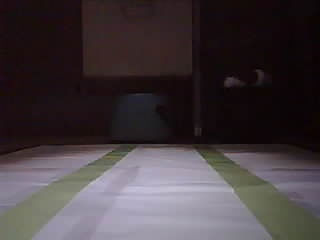
#> input picture img_reg_lurus.jpg, 320 x 240 px
$ python line_detection_1.py
#> lines starting #> are read from the running program, lines starting #| are printed output that depends on the picture; after the words box and inside, x2 and y2 are one past the last pixel; in counts of white or black regions, pixels touching at a corner belong together
### utils.py
import cv2
import numpy as np

## TO STACK ALL THE IMAGES IN ONE WINDOW
def stackImages(imgArray,scale,lables=[]):
    rows = len(imgArray)
    cols = len(imgArray[0])
    rowsAvailable = isinstance(imgArray[0], list)
    width = imgArray[0][0].shape[1]
    height = imgArray[0][0].shape[0]
    if rowsAvailable:
        for x in range ( 0, rows):
            for y in range(0, cols):
                imgArray[x][y] = cv2.resize(imgArray[x][y], (0, 0), None, scale, scale)
                if len(imgArray[x][y].shape) == 2: imgArray[x][y]= cv2.cvtColor( imgArray[x][y], cv2.COLOR_GRAY2BGR)
        imageBlank = np.zeros((height, width, 3), np.uint8)
        hor = [imageBlank]*rows
        hor_con = [imageBlank]*rows
        for x in range(0, rows):
            hor[x] = np.hstack(imgArray[x])
            hor_con[x] = np.concatenate(imgArray[x])
        ver = np.vstack(hor)
        ver_con = np.concatenate(hor)
    else:
        for x in range(0, rows):
            imgArray[x] = cv2.resize(imgArray[x], (0, 0), None, scale, scale)
            if len(imgArray[x].shape) == 2: imgArray[x] = cv2.cvtColor(imgArray[x], cv2.COLOR_GRAY2BGR)
        hor= np.hstack(imgArray)
        hor_con= np.concatenate(imgArray)
        ver = hor
    if len(lables) != 0:
        eachImgWidth= int(ver.shape[1] / cols)
        eachImgHeight = int(ver.shape[0] / rows)
        print(eachImgHeight)
        for d in range(0, rows):
            for c in range (0,cols):
                cv2.rectangle(ver,(c*eachImgWidth,eachImgHeight*d),(c*eachImgWidth+len(lables[d][c])*13+27,30+eachImgHeight*d),(255,255,255),cv2.FILLED)
                cv2.putText(ver,lables[d][c],(eachImgWidth*c+10,eachImgHeight*d+20),cv2.FONT_HERSHEY_COMPLEX,0.7,(255,0,255),2)
    return ver

# [36 lines left out: functions reorder, biggestContour, drawRectangle, not called in this run]

def nothing(x):
    pass

def initializeTrackbars(intialTracbarVals=0, count=1):
    cv2.namedWindow("Trackbars")
    cv2.resizeWindow("Trackbars", 360, 240)

    for cnt in range(count):

        cv2.createTrackbar(f"Threshold-{cnt}", "Trackbars", 150 ,255, nothing)


# [4 lines left out: function valTrackbars, not called in this run]

### line_detection_1.py
import cv2
import utils
import numpy as np


image = cv2.imread("img_reg_lurus.jpg")
#> image is the input picture: shape (240, 320, 3); mean B, G, R 61.9, 58.5, 67
print(image.shape)
#| (240, 320, 3)
def increase_brightness(img, value=100):
    hsv = cv2.cvtColor(img, cv2.COLOR_BGR2HSV)
    h, s, v = cv2.split(hsv)

    lim = 255 - value
    v[v > lim] = 255
    v[v <= lim] += value

    final_hsv = cv2.merge((h, s, v))
    return final_hsv


def convert_to_HSV(img):
    hsv = cv2.cvtColor(img, cv2.COLOR_BGR2HSV)
    return hsv

def filter_color(img):
    lower_color = np.array([15, 0, 64], np.uint8)
    upper_color = np.array([111, 255, 255], np.uint8)
    mask = cv2.inRange(img, lower_color, upper_color)
    return mask

def detect_edges(img):
    edges = cv2.Canny (img, 50, 100)
    return edges

def roi(img):
    width, height = img.shape
    width, height = height, width
    mask = np.zeros_like(img)


    polygon = np.array([[
        (0, height),
        (0,  height/2),
        (width , height/2),
        (width , height),
    ]], np.int32)

    cv2.fillPoly(mask, polygon, 255)
    crop = cv2.bitwise_and(img, mask)
    return crop

def detect_line_segments(img):
    rho = 1
    theta = np.pi / 180
    min_threshold = 0
    line_segments = cv2.HoughLinesP(img, rho, theta, min_threshold,
                                    np.array([]), minLineLength=80, maxLineGap=60)
    return line_segments

def make_points(img, line):
    height, width, _ = img.shape

    slope, intercept = line
    y1 = height
    y2 = int(y1/2)

    if slope == 0:
        slope = 0.1

    x1 = int((y1 - intercept) / slope)
    x2 = int((y2 - intercept) / slope)
    return [[x1,y1,x2,y2]]

def average_slope_intercept(img, line_segments):
    lane_lines = []

    if line_segments is None:
        print("no line segment detected")
        return lane_lines

    height, width, _ = img.shape

    left_fit = []
    right_fit = []
    boundary = 1/3

    left_region_boundary = width * (1 - boundary)
    right_region_boundary = width * boundary

    for line_segment in line_segments:
        for x1, y1, x2, y2 in line_segment:
            if x1 == x2:
                print("skipping vertical lines (slope = infinity)")
                continue
            slope = (y2 - y1) / (x2 - x1)
            intercept = y1 - (slope * x1)

            if (slope < 0):
                if (x1 < left_region_boundary and x2 < left_region_boundary):
                    left_fit.append((slope, intercept))

            else:
                if (x1 > right_region_boundary and x2 > right_region_boundary):
                    right_fit.append((slope, intercept))

    left_fit_average = np.average(left_fit, axis=0)
    if len(left_fit) > 0:
        lane_lines.append(make_points(img, left_fit_average))


    right_fit_average = np.average(right_fit, axis=0)
    if len(right_fit) > 0:
        lane_lines.append(make_points(img, right_fit_average))

    return lane_lines


def display_lines(img, lines, line_color = (0,255,0), line_width=5):
    line_image = np.zeros_like(img)

    if (lines is not None):
        for line in lines:
            for x1,y1,x2,y2 in line:
                cv2.line(img, (x1, y1), (x2, y2), line_color, line_width)

    line_image = cv2.addWeighted(img, 0.8, line_image, 1, 1)
    return line_image


image = cv2.fastNlMeansDenoisingColored(image, None, 10, 10, 7, 21)
image = cv2.GaussianBlur(image, (5,5), 0)
imgBlank = np.zeros((240, 320, 3), np.uint8)
utils.initializeTrackbars(count=3)


while 1:

    image_copy = image.copy()
    image_hsv = convert_to_HSV(image_copy)
#> in convert_to_HSV, `hsv = cv2.cvtColor(img, cv2.COLOR_BGR2HSV)`: hsv: shape (240, 320, 3); mean H, S, V 129, 84, 69.1
    filtered = filter_color(image_hsv)
#> in filter_color, `mask = cv2.inRange(img, lower_color, upper_color)`:
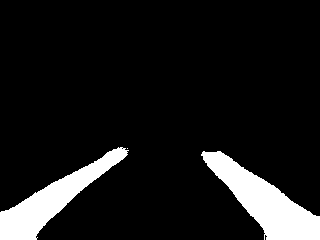
#> mask: shape (240, 320); 10.2% white; 3 white regions (1 under 20 px), largest, box (x1, y1, x2, y2) and area: (201, 151, 320, 240) 4259, (0, 147, 129, 240) 3553
    edges = detect_edges(filtered)
#> in detect_edges, `edges = cv2.Canny (img, 50, 100)`:
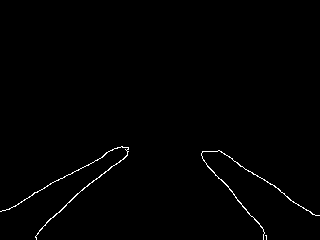
#> edges: shape (240, 320); 0.79% white in thin lines or dots, all inside (x1, y1, x2, y2) = (0, 146, 320, 240)
    crop = roi(edges)
#> in roi, `cv2.fillPoly(mask, polygon, 255)`:
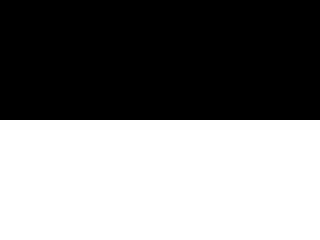
#> mask: shape (240, 320); 50% white; 1 white region, box (x1, y1, x2, y2) and area: (0, 120, 320, 240) 38400

    lines = detect_line_segments(crop)
#> in detect_line_segments, `line_segments = cv2.HoughLinesP(img, rho, theta, min_threshold, np.arr..`: line_segments = [[5, 210, 121, 146], [219, 150, 319, 215], [40, 230, 128, 147], [2, 210, 117, 147], [201, 155, 266, 236], [37, 233, 128, 148]]
#> lines has the same summary as line_segments in detect_line_segments
    lane_lines = average_slope_intercept(image_copy, lines)
#> the loop in average_slope_intercept, `for line_segment in line_segments:` made 6 passes
#> after the loop in average_slope_intercept, `for line_segment in line_segments:`: left_fit = [(-0.552, 212.8), (-0.943, 267.7), (-0.548, 211.1), (-0.934, 267.6)]; right_fit = [(0.65, 7.65), (1.25, -95.48)]
#> in average_slope_intercept, `left_fit_average = np.average(left_fit, axis=0)`: left_fit_average = [-0.744, 239.8]
#> in make_points, `slope, intercept = line`: slope = -0.744; intercept = 239.8
#> in make_points, `x1 = int((y1 - intercept) / slope)`: x1 = 0
#> in make_points, `x2 = int((y2 - intercept) / slope)`: x2 = 160
#> in average_slope_intercept, `right_fit_average = np.average(right_fit, axis=0)`: right_fit_average = [0.948, -43.91]
#> lane_lines = [[[0, 240, 160, 120]], [[299, 240, 172, 120]]]
    lane_lines_image = display_lines(image_copy, lane_lines)
#> the loop in display_lines, `for line in lines:` made 2 passes
#> after the loop in display_lines, `for line in lines:`:
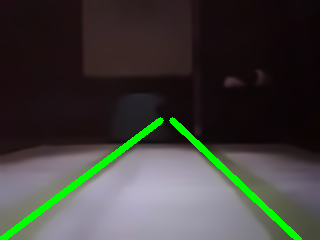
#> img: shape (240, 320, 3); mean B, G, R 58.8, 63.6, 63.8
#> in display_lines, `line_image = cv2.addWeighted(img, 0.8, line_image, 1, 1)`:
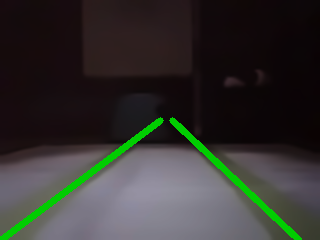
#> line_image: shape (240, 320, 3); mean B, G, R 48.1, 51.8, 52


    imgArray = [
                    [image, image_copy, filtered],
                    [imgBlank, edges, crop]
                    ]


    stackImages = utils.stackImages(imgArray, 0.75)
#> in stackImages, `rows = len(imgArray)`: rows = 2
#> in stackImages, `cols = len(imgArray[0])`: cols = 3
#> in stackImages, `rowsAvailable = isinstance(imgArray[0], list)`: rowsAvailable = True
#> after the loop in stackImages, `for x in range ( 0, rows):`: imgArray = 2 items
#> in stackImages, `ver = np.vstack(hor)`:
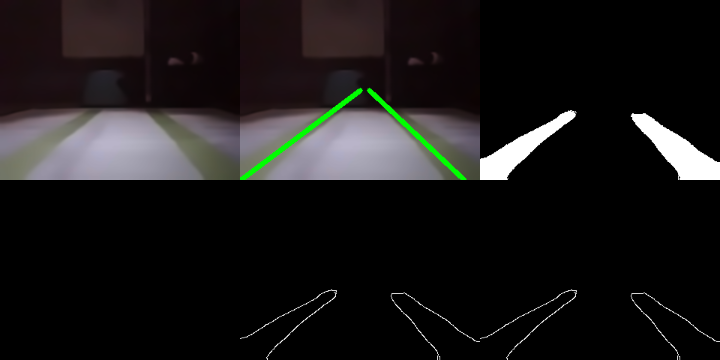
#> ver: shape (360, 720, 3); mean of channels 0, 1, 2 25, 25.3, 26.7; drawn as B, G, R
    cv2.imshow('image', stackImages)

    if cv2.waitKey(1) & 0xFF == ord('q'):
#> (key q is pressed here)
        break


cv2.waitKey(0)
cv2.destroyAllWindows()
